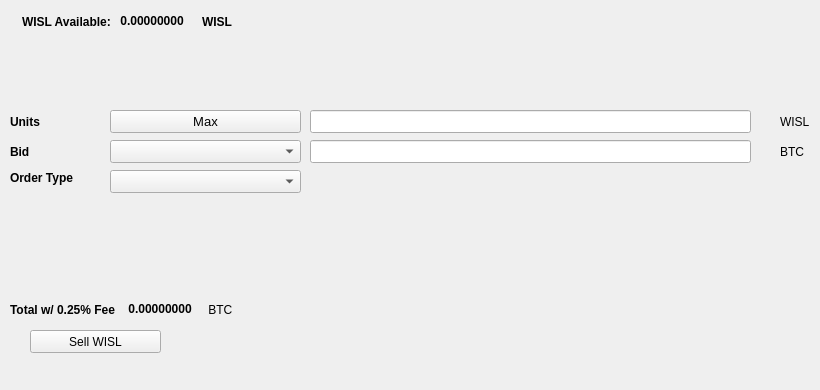
   <widget class="QWidget" name="SellTab">
    <attribute name="title">
     <string>Sell</string>
    </attribute>
    <widget class="QLabel" name="label_16">
     <property name="geometry">
      <rect>
       <x>780</x>
       <y>140</y>
       <width>31</width>
       <height>23</height>
      </rect>
     </property>
     <property name="text">
      <string>BTC</string>
     </property>
    </widget>
    <widget class="QComboBox" name="SellBidcomboBox">
     <property name="geometry">
      <rect>
       <x>110</x>
       <y>140</y>
       <width>191</width>
       <height>23</height>
      </rect>
     </property>
     <property name="font">
      <font>
       <pointsize>10</pointsize>
      </font>
     </property>
    </widget>
    <widget class="QLabel" name="label_18">
     <property name="geometry">
      <rect>
       <x>10</x>
       <y>110</y>
       <width>46</width>
       <height>23</height>
      </rect>
     </property>
     <property name="font">
      <font>
       <weight>75</weight>
       <bold>true</bold>
      </font>
     </property>
     <property name="text">
      <string>Units</string>
     </property>
    </widget>
    <widget class="QPushButton" name="Sell_Max_Amount">
     <property name="geometry">
      <rect>
       <x>110</x>
       <y>110</y>
       <width>191</width>
       <height>23</height>
      </rect>
     </property>
     <property name="font">
      <font>
       <pointsize>10</pointsize>
      </font>
     </property>
     <property name="text">
      <string>Max</string>
     </property>
    </widget>
    <widget class="QLabel" name="label_20">
     <property name="geometry">
      <rect>
       <x>10</x>
       <y>170</y>
       <width>91</width>
       <height>16</height>
      </rect>
     </property>
     <property name="font">
      <font>
       <weight>75</weight>
       <bold>true</bold>
      </font>
     </property>
     <property name="text">
      <string>Order Type</string>
     </property>
    </widget>
    <widget class="QComboBox" name="SellOrdertypeCombo">
     <property name="geometry">
      <rect>
       <x>110</x>
       <y>170</y>
       <width>191</width>
       <height>23</height>
      </rect>
     </property>
     <property name="font">
      <font>
       <pointsize>10</pointsize>
      </font>
     </property>
    </widget>
    <widget class="QLabel" name="label_21">
     <property name="geometry">
      <rect>
       <x>10</x>
       <y>140</y>
       <width>46</width>
       <height>23</height>
      </rect>
     </property>
     <property name="font">
      <font>
       <weight>75</weight>
       <bold>true</bold>
      </font>
     </property>
     <property name="text">
      <string>Bid</string>
     </property>
    </widget>
    <widget class="QLabel" name="label_22">
     <property name="geometry">
      <rect>
       <x>780</x>
       <y>110</y>
       <width>31</width>
       <height>23</height>
      </rect>
     </property>
     <property name="text">
      <string>WISL</string>
     </property>
    </widget>
    <widget class="QLineEdit" name="UnitsInputWISL">
     <property name="geometry">
      <rect>
       <x>310</x>
       <y>110</y>
       <width>441</width>
       <height>23</height>
      </rect>
     </property>
     <property name="font">
      <font>
       <pointsize>9</pointsize>
       <weight>75</weight>
       <bold>true</bold>
      </font>
     </property>
    </widget>
    <widget class="QLineEdit" name="SellBidPriceEdit">
     <property name="geometry">
      <rect>
       <x>310</x>
       <y>140</y>
       <width>441</width>
       <height>23</height>
      </rect>
     </property>
     <property name="font">
      <font>
       <pointsize>9</pointsize>
       <weight>75</weight>
       <bold>true</bold>
      </font>
     </property>
    </widget>
    <widget class="QPushButton" name="SellWISLBTN">
     <property name="geometry">
      <rect>
       <x>30</x>
       <y>330</y>
       <width>131</width>
       <height>23</height>
      </rect>
     </property>
     <property name="text">
      <string>Sell WISL</string>
     </property>
     <property name="icon">
      <iconset resource="../whistle">
       <normaloff>:/icons/bitcoin</normaloff>:/icons/bitcoin</iconset>
     </property>
    </widget>
    <widget class="QWidget" name="layoutWidget3">
     <property name="geometry">
      <rect>
       <x>22</x>
       <y>12</y>
       <width>258</width>
       <height>19</height>
      </rect>
     </property>
     <layout class="QHBoxLayout" name="horizontalLayout">
      <item>
       <widget class="QLabel" name="label232_2">
        <property name="font">
         <font>
          <weight>75</weight>
          <bold>true</bold>
         </font>
        </property>
        <property name="text">
         <string>WISL Available:</string>
        </property>
       </widget>
      </item>
      <item>
       <widget class="QLabel" name="WISLAvailableLabel">
        <property name="palette">
         <palette>
          <active>
           <colorrole role="WindowText">
            <brush brushstyle="SolidPattern">
             <color alpha="255">
              <red>0</red>
              <green>0</green>
              <blue>0</blue>
             </color>
            </brush>
           </colorrole>
           <colorrole role="Button">
            <brush brushstyle="SolidPattern">
             <color alpha="255">
              <red>0</red>
              <green>170</green>
              <blue>0</blue>
             </color>
            </brush>
           </colorrole>
           <colorrole role="Light">
            <brush brushstyle="SolidPattern">
             <color alpha="255">
              <red>0</red>
              <green>255</green>
              <blue>0</blue>
             </color>
            </brush>
           </colorrole>
           <colorrole role="Midlight">
            <brush brushstyle="SolidPattern">
             <color alpha="255">
              <red>0</red>
              <green>212</green>
              <blue>0</blue>
             </color>
            </brush>
           </colorrole>
           <colorrole role="Dark">
            <brush brushstyle="SolidPattern">
             <color alpha="255">
              <red>0</red>
              <green>85</green>
              <blue>0</blue>
             </color>
            </brush>
           </colorrole>
           <colorrole role="Mid">
            <brush brushstyle="SolidPattern">
             <color alpha="255">
              <red>0</red>
              <green>113</green>
              <blue>0</blue>
             </color>
            </brush>
           </colorrole>
           <colorrole role="Text">
            <brush brushstyle="SolidPattern">
             <color alpha="255">
              <red>0</red>
              <green>170</green>
              <blue>0</blue>
             </color>
            </brush>
           </colorrole>
           <colorrole role="BrightText">
            <brush brushstyle="SolidPattern">
             <color alpha="255">
              <red>255</red>
              <green>255</green>
              <blue>255</blue>
             </color>
            </brush>
           </colorrole>
           <colorrole role="ButtonText">
            <brush brushstyle="SolidPattern">
             <color alpha="255">
              <red>0</red>
              <green>0</green>
              <blue>0</blue>
             </color>
            </brush>
           </colorrole>
           <colorrole role="Base">
            <brush brushstyle="SolidPattern">
             <color alpha="255">
              <red>255</red>
              <green>255</green>
              <blue>255</blue>
             </color>
            </brush>
           </colorrole>
           <colorrole role="Window">
            <brush brushstyle="SolidPattern">
             <color alpha="255">
              <red>0</red>
              <green>170</green>
              <blue>0</blue>
             </color>
            </brush>
           </colorrole>
           <colorrole role="Shadow">
            <brush brushstyle="SolidPattern">
             <color alpha="255">
              <red>0</red>
              <green>0</green>
              <blue>0</blue>
             </color>
            </brush>
           </colorrole>
           <colorrole role="AlternateBase">
            <brush brushstyle="SolidPattern">
             <color alpha="255">
              <red>127</red>
              <green>212</green>
              <blue>127</blue>
             </color>
            </brush>
           </colorrole>
           <colorrole role="ToolTipBase">
            <brush brushstyle="SolidPattern">
             <color alpha="255">
              <red>255</red>
              <green>255</green>
              <blue>220</blue>
             </color>
            </brush>
           </colorrole>
           <colorrole role="ToolTipText">
            <brush brushstyle="SolidPattern">
             <color alpha="255">
              <red>0</red>
              <green>0</green>
              <blue>0</blue>
             </color>
            </brush>
           </colorrole>
          </active>
          <inactive>
           <colorrole role="WindowText">
            <brush brushstyle="SolidPattern">
             <color alpha="255">
              <red>0</red>
              <green>0</green>
              <blue>0</blue>
             </color>
            </brush>
           </colorrole>
           <colorrole role="Button">
            <brush brushstyle="SolidPattern">
             <color alpha="255">
              <red>0</red>
              <green>170</green>
              <blue>0</blue>
             </color>
            </brush>
           </colorrole>
           <colorrole role="Light">
            <brush brushstyle="SolidPattern">
             <color alpha="255">
              <red>0</red>
              <green>255</green>
              <blue>0</blue>
             </color>
            </brush>
           </colorrole>
           <colorrole role="Midlight">
            <brush brushstyle="SolidPattern">
             <color alpha="255">
              <red>0</red>
              <green>212</green>
              <blue>0</blue>
             </color>
            </brush>
           </colorrole>
           <colorrole role="Dark">
            <brush brushstyle="SolidPattern">
             <color alpha="255">
              <red>0</red>
              <green>85</green>
              <blue>0</blue>
             </color>
            </brush>
           </colorrole>
           <colorrole role="Mid">
            <brush brushstyle="SolidPattern">
             <color alpha="255">
              <red>0</red>
              <green>113</green>
              <blue>0</blue>
             </color>
            </brush>
           </colorrole>
           <colorrole role="Text">
            <brush brushstyle="SolidPattern">
             <color alpha="255">
              <red>0</red>
              <green>170</green>
              <blue>0</blue>
             </color>
            </brush>
           </colorrole>
           <colorrole role="BrightText">
            <brush brushstyle="SolidPattern">
             <color alpha="255">
              <red>255</red>
              <green>255</green>
              <blue>255</blue>
             </color>
            </brush>
           </colorrole>
           <colorrole role="ButtonText">
            <brush brushstyle="SolidPattern">
             <color alpha="255">
              <red>0</red>
              <green>0</green>
              <blue>0</blue>
             </color>
            </brush>
           </colorrole>
           <colorrole role="Base">
            <brush brushstyle="SolidPattern">
             <color alpha="255">
              <red>255</red>
              <green>255</green>
              <blue>255</blue>
             </color>
            </brush>
           </colorrole>
           <colorrole role="Window">
            <brush brushstyle="SolidPattern">
             <color alpha="255">
              <red>0</red>
              <green>170</green>
              <blue>0</blue>
             </color>
            </brush>
           </colorrole>
           <colorrole role="Shadow">
            <brush brushstyle="SolidPattern">
             <color alpha="255">
              <red>0</red>
              <green>0</green>
              <blue>0</blue>
             </color>
            </brush>
           </colorrole>
           <colorrole role="AlternateBase">
            <brush brushstyle="SolidPattern">
             <color alpha="255">
              <red>127</red>
              <green>212</green>
              <blue>127</blue>
             </color>
            </brush>
           </colorrole>
           <colorrole role="ToolTipBase">
            <brush brushstyle="SolidPattern">
             <color alpha="255">
              <red>255</red>
              <green>255</green>
              <blue>220</blue>
             </color>
            </brush>
           </colorrole>
           <colorrole role="ToolTipText">
            <brush brushstyle="SolidPattern">
             <color alpha="255">
              <red>0</red>
              <green>0</green>
              <blue>0</blue>
             </color>
            </brush>
           </colorrole>
          </inactive>
          <disabled>
           <colorrole role="WindowText">
            <brush brushstyle="SolidPattern">
             <color alpha="255">
              <red>0</red>
              <green>85</green>
              <blue>0</blue>
             </color>
            </brush>
           </colorrole>
           <colorrole role="Button">
            <brush brushstyle="SolidPattern">
             <color alpha="255">
              <red>0</red>
              <green>170</green>
              <blue>0</blue>
             </color>
            </brush>
           </colorrole>
           <colorrole role="Light">
            <brush brushstyle="SolidPattern">
             <color alpha="255">
              <red>0</red>
              <green>255</green>
              <blue>0</blue>
             </color>
            </brush>
           </colorrole>
           <colorrole role="Midlight">
            <brush brushstyle="SolidPattern">
             <color alpha="255">
              <red>0</red>
              <green>212</green>
              <blue>0</blue>
             </color>
            </brush>
           </colorrole>
           <colorrole role="Dark">
            <brush brushstyle="SolidPattern">
             <color alpha="255">
              <red>0</red>
              <green>85</green>
              <blue>0</blue>
             </color>
            </brush>
           </colorrole>
           <colorrole role="Mid">
            <brush brushstyle="SolidPattern">
             <color alpha="255">
              <red>0</red>
              <green>113</green>
              <blue>0</blue>
             </color>
            </brush>
           </colorrole>
           <colorrole role="Text">
            <brush brushstyle="SolidPattern">
             <color alpha="255">
              <red>0</red>
              <green>85</green>
              <blue>0</blue>
             </color>
            </brush>
           </colorrole>
           <colorrole role="BrightText">
            <brush brushstyle="SolidPattern">
             <color alpha="255">
              <red>255</red>
              <green>255</green>
              <blue>255</blue>
             </color>
            </brush>
           </colorrole>
           <colorrole role="ButtonText">
            <brush brushstyle="SolidPattern">
             <color alpha="255">
              <red>0</red>
              <green>85</green>
              <blue>0</blue>
             </color>
            </brush>
           </colorrole>
           <colorrole role="Base">
            <brush brushstyle="SolidPattern">
             <color alpha="255">
              <red>0</red>
              <green>170</green>
              <blue>0</blue>
             </color>
            </brush>
           </colorrole>
           <colorrole role="Window">
            <brush brushstyle="SolidPattern">
             <color alpha="255">
              <red>0</red>
              <green>170</green>
              <blue>0</blue>
             </color>
            </brush>
           </colorrole>
           <colorrole role="Shadow">
            <brush brushstyle="SolidPattern">
             <color alpha="255">
              <red>0</red>
              <green>0</green>
              <blue>0</blue>
             </color>
            </brush>
           </colorrole>
           <colorrole role="AlternateBase">
            <brush brushstyle="SolidPattern">
             <color alpha="255">
              <red>0</red>
              <green>170</green>
              <blue>0</blue>
             </color>
            </brush>
           </colorrole>
           <colorrole role="ToolTipBase">
            <brush brushstyle="SolidPattern">
             <color alpha="255">
              <red>255</red>
              <green>255</green>
              <blue>220</blue>
             </color>
            </brush>
           </colorrole>
           <colorrole role="ToolTipText">
            <brush brushstyle="SolidPattern">
             <color alpha="255">
              <red>0</red>
              <green>0</green>
              <blue>0</blue>
             </color>
            </brush>
           </colorrole>
          </disabled>
         </palette>
        </property>
        <property name="font">
         <font>
          <weight>75</weight>
          <bold>true</bold>
         </font>
        </property>
        <property name="text">
         <string> 0.00000000 </string>
        </property>
        <property name="textInteractionFlags">
         <set>Qt::LinksAccessibleByMouse|Qt::TextSelectableByKeyboard|Qt::TextSelectableByMouse</set>
        </property>
       </widget>
      </item>
      <item>
       <widget class="QLabel" name="labelWISL">
        <property name="font">
         <font>
          <weight>75</weight>
          <bold>true</bold>
         </font>
        </property>
        <property name="text">
         <string>WISL</string>
        </property>
       </widget>
      </item>
     </layout>
    </widget>
    <widget class="QWidget" name="layoutWidget">
     <property name="geometry">
      <rect>
       <x>10</x>
       <y>300</y>
       <width>268</width>
       <height>19</height>
      </rect>
     </property>
     <layout class="QHBoxLayout" name="horizontalLayout_2">
      <item>
       <widget class="QLabel" name="label_19">
        <property name="font">
         <font>
          <weight>75</weight>
          <bold>true</bold>
         </font>
        </property>
        <property name="text">
         <string>Total w/ 0.25% Fee </string>
        </property>
       </widget>
      </item>
      <item>
       <widget class="QLabel" name="SellCostLabel">
        <property name="palette">
         <palette>
          <active>
           <colorrole role="WindowText">
            <brush brushstyle="SolidPattern">
             <color alpha="255">
              <red>0</red>
              <green>0</green>
              <blue>0</blue>
             </color>
            </brush>
           </colorrole>
           <colorrole role="Button">
            <brush brushstyle="SolidPattern">
             <color alpha="255">
              <red>0</red>
              <green>170</green>
              <blue>0</blue>
             </color>
            </brush>
           </colorrole>
           <colorrole role="Light">
            <brush brushstyle="SolidPattern">
             <color alpha="255">
              <red>0</red>
              <green>255</green>
              <blue>0</blue>
             </color>
            </brush>
           </colorrole>
           <colorrole role="Midlight">
            <brush brushstyle="SolidPattern">
             <color alpha="255">
              <red>0</red>
              <green>212</green>
              <blue>0</blue>
             </color>
            </brush>
           </colorrole>
           <colorrole role="Dark">
            <brush brushstyle="SolidPattern">
             <color alpha="255">
              <red>0</red>
              <green>85</green>
              <blue>0</blue>
             </color>
            </brush>
           </colorrole>
           <colorrole role="Mid">
            <brush brushstyle="SolidPattern">
             <color alpha="255">
              <red>0</red>
              <green>113</green>
              <blue>0</blue>
             </color>
            </brush>
           </colorrole>
           <colorrole role="Text">
            <brush brushstyle="SolidPattern">
             <color alpha="255">
              <red>0</red>
              <green>170</green>
              <blue>0</blue>
             </color>
            </brush>
           </colorrole>
           <colorrole role="BrightText">
            <brush brushstyle="SolidPattern">
             <color alpha="255">
              <red>255</red>
              <green>255</green>
              <blue>255</blue>
             </color>
            </brush>
           </colorrole>
           <colorrole role="ButtonText">
            <brush brushstyle="SolidPattern">
             <color alpha="255">
              <red>0</red>
              <green>0</green>
              <blue>0</blue>
             </color>
            </brush>
           </colorrole>
           <colorrole role="Base">
            <brush brushstyle="SolidPattern">
             <color alpha="255">
              <red>255</red>
              <green>255</green>
              <blue>255</blue>
             </color>
            </brush>
           </colorrole>
           <colorrole role="Window">
            <brush brushstyle="SolidPattern">
             <color alpha="255">
              <red>0</red>
              <green>170</green>
              <blue>0</blue>
             </color>
            </brush>
           </colorrole>
           <colorrole role="Shadow">
            <brush brushstyle="SolidPattern">
             <color alpha="255">
              <red>0</red>
              <green>0</green>
              <blue>0</blue>
             </color>
            </brush>
           </colorrole>
           <colorrole role="AlternateBase">
            <brush brushstyle="SolidPattern">
             <color alpha="255">
              <red>127</red>
              <green>212</green>
              <blue>127</blue>
             </color>
            </brush>
           </colorrole>
           <colorrole role="ToolTipBase">
            <brush brushstyle="SolidPattern">
             <color alpha="255">
              <red>255</red>
              <green>255</green>
              <blue>220</blue>
             </color>
            </brush>
           </colorrole>
           <colorrole role="ToolTipText">
            <brush brushstyle="SolidPattern">
             <color alpha="255">
              <red>0</red>
              <green>0</green>
              <blue>0</blue>
             </color>
            </brush>
           </colorrole>
          </active>
          <inactive>
           <colorrole role="WindowText">
            <brush brushstyle="SolidPattern">
             <color alpha="255">
              <red>0</red>
              <green>0</green>
              <blue>0</blue>
             </color>
            </brush>
           </colorrole>
           <colorrole role="Button">
            <brush brushstyle="SolidPattern">
             <color alpha="255">
              <red>0</red>
              <green>170</green>
              <blue>0</blue>
             </color>
            </brush>
           </colorrole>
           <colorrole role="Light">
            <brush brushstyle="SolidPattern">
             <color alpha="255">
              <red>0</red>
              <green>255</green>
              <blue>0</blue>
             </color>
            </brush>
           </colorrole>
           <colorrole role="Midlight">
            <brush brushstyle="SolidPattern">
             <color alpha="255">
              <red>0</red>
              <green>212</green>
              <blue>0</blue>
             </color>
            </brush>
           </colorrole>
           <colorrole role="Dark">
            <brush brushstyle="SolidPattern">
             <color alpha="255">
              <red>0</red>
              <green>85</green>
              <blue>0</blue>
             </color>
            </brush>
           </colorrole>
           <colorrole role="Mid">
            <brush brushstyle="SolidPattern">
             <color alpha="255">
              <red>0</red>
              <green>113</green>
              <blue>0</blue>
             </color>
            </brush>
           </colorrole>
           <colorrole role="Text">
            <brush brushstyle="SolidPattern">
             <color alpha="255">
              <red>0</red>
              <green>170</green>
              <blue>0</blue>
             </color>
            </brush>
           </colorrole>
           <colorrole role="BrightText">
            <brush brushstyle="SolidPattern">
             <color alpha="255">
              <red>255</red>
              <green>255</green>
              <blue>255</blue>
             </color>
            </brush>
           </colorrole>
           <colorrole role="ButtonText">
            <brush brushstyle="SolidPattern">
             <color alpha="255">
              <red>0</red>
              <green>0</green>
              <blue>0</blue>
             </color>
            </brush>
           </colorrole>
           <colorrole role="Base">
            <brush brushstyle="SolidPattern">
             <color alpha="255">
              <red>255</red>
              <green>255</green>
              <blue>255</blue>
             </color>
            </brush>
           </colorrole>
           <colorrole role="Window">
            <brush brushstyle="SolidPattern">
             <color alpha="255">
              <red>0</red>
              <green>170</green>
              <blue>0</blue>
             </color>
            </brush>
           </colorrole>
           <colorrole role="Shadow">
            <brush brushstyle="SolidPattern">
             <color alpha="255">
              <red>0</red>
              <green>0</green>
              <blue>0</blue>
             </color>
            </brush>
           </colorrole>
           <colorrole role="AlternateBase">
            <brush brushstyle="SolidPattern">
             <color alpha="255">
              <red>127</red>
              <green>212</green>
              <blue>127</blue>
             </color>
            </brush>
           </colorrole>
           <colorrole role="ToolTipBase">
            <brush brushstyle="SolidPattern">
             <color alpha="255">
              <red>255</red>
              <green>255</green>
              <blue>220</blue>
             </color>
            </brush>
           </colorrole>
           <colorrole role="ToolTipText">
            <brush brushstyle="SolidPattern">
             <color alpha="255">
              <red>0</red>
              <green>0</green>
              <blue>0</blue>
             </color>
            </brush>
           </colorrole>
          </inactive>
          <disabled>
           <colorrole role="WindowText">
            <brush brushstyle="SolidPattern">
             <color alpha="255">
              <red>0</red>
              <green>85</green>
              <blue>0</blue>
             </color>
            </brush>
           </colorrole>
           <colorrole role="Button">
            <brush brushstyle="SolidPattern">
             <color alpha="255">
              <red>0</red>
              <green>170</green>
              <blue>0</blue>
             </color>
            </brush>
           </colorrole>
           <colorrole role="Light">
            <brush brushstyle="SolidPattern">
             <color alpha="255">
              <red>0</red>
              <green>255</green>
              <blue>0</blue>
             </color>
            </brush>
           </colorrole>
           <colorrole role="Midlight">
            <brush brushstyle="SolidPattern">
             <color alpha="255">
              <red>0</red>
              <green>212</green>
              <blue>0</blue>
             </color>
            </brush>
           </colorrole>
           <colorrole role="Dark">
            <brush brushstyle="SolidPattern">
             <color alpha="255">
              <red>0</red>
              <green>85</green>
              <blue>0</blue>
             </color>
            </brush>
           </colorrole>
           <colorrole role="Mid">
            <brush brushstyle="SolidPattern">
             <color alpha="255">
              <red>0</red>
              <green>113</green>
              <blue>0</blue>
             </color>
            </brush>
           </colorrole>
           <colorrole role="Text">
            <brush brushstyle="SolidPattern">
             <color alpha="255">
              <red>0</red>
              <green>85</green>
              <blue>0</blue>
             </color>
            </brush>
           </colorrole>
           <colorrole role="BrightText">
            <brush brushstyle="SolidPattern">
             <color alpha="255">
              <red>255</red>
              <green>255</green>
              <blue>255</blue>
             </color>
            </brush>
           </colorrole>
           <colorrole role="ButtonText">
            <brush brushstyle="SolidPattern">
             <color alpha="255">
              <red>0</red>
              <green>85</green>
              <blue>0</blue>
             </color>
            </brush>
           </colorrole>
           <colorrole role="Base">
            <brush brushstyle="SolidPattern">
             <color alpha="255">
              <red>0</red>
              <green>170</green>
              <blue>0</blue>
             </color>
            </brush>
           </colorrole>
           <colorrole role="Window">
            <brush brushstyle="SolidPattern">
             <color alpha="255">
              <red>0</red>
              <green>170</green>
              <blue>0</blue>
             </color>
            </brush>
           </colorrole>
           <colorrole role="Shadow">
            <brush brushstyle="SolidPattern">
             <color alpha="255">
              <red>0</red>
              <green>0</green>
              <blue>0</blue>
             </color>
            </brush>
           </colorrole>
           <colorrole role="AlternateBase">
            <brush brushstyle="SolidPattern">
             <color alpha="255">
              <red>0</red>
              <green>170</green>
              <blue>0</blue>
             </color>
            </brush>
           </colorrole>
           <colorrole role="ToolTipBase">
            <brush brushstyle="SolidPattern">
             <color alpha="255">
              <red>255</red>
              <green>255</green>
              <blue>220</blue>
             </color>
            </brush>
           </colorrole>
           <colorrole role="ToolTipText">
            <brush brushstyle="SolidPattern">
             <color alpha="255">
              <red>0</red>
              <green>0</green>
              <blue>0</blue>
             </color>
            </brush>
           </colorrole>
          </disabled>
         </palette>
        </property>
        <property name="font">
         <font>
          <weight>75</weight>
          <bold>true</bold>
         </font>
        </property>
        <property name="autoFillBackground">
         <bool>false</bool>
        </property>
        <property name="text">
         <string> 0.00000000</string>
        </property>
        <property name="textInteractionFlags">
         <set>Qt::LinksAccessibleByMouse|Qt::TextSelectableByMouse</set>
        </property>
       </widget>
      </item>
      <item>
       <widget class="QLabel" name="label_17">
        <property name="font">
         <font>
          <weight>50</weight>
          <bold>false</bold>
         </font>
        </property>
        <property name="text">
         <string> BTC</string>
        </property>
       </widget>
      </item>
     </layout>
    </widget>
    <widget class="QLabel" name="label_23">
     <property name="geometry">
      <rect>
       <x>460</x>
       <y>300</y>
       <width>281</width>
       <height>81</height>
      </rect>
     </property>
     <property name="text">
      <string/>
     </property>
     <property name="pixmap">
      <pixmap>:/images/bittrex</pixmap>
     </property>
    </widget>
   </widget>
